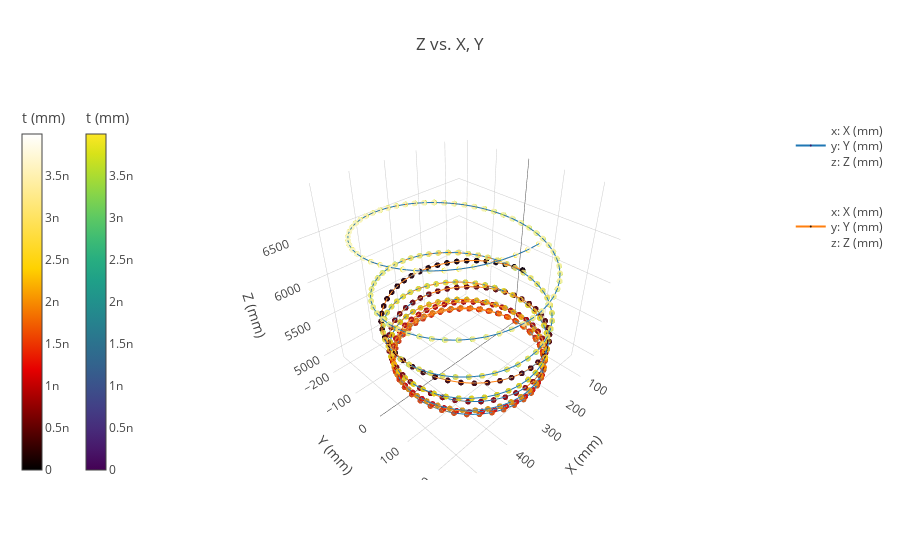

The notebook cell this image was saved under:
### Code cell
df1 = x_i
#df1 = x_m
#df2 = x_m
df2 = df1_77
#scatter3d(df1.X,df1.Y,df1.Z,scale_list=[df1.t],mode_list=['markers+lines'],units_list=[('mm','mm','mm')],inline=True)
fig = scatter3d([df1.X,df2.X],[df1.Y,df2.Y],[df1.Z,df2.Z],scale_list=[df1.t,df2.t],mode_list=2*['markers+lines'],
          units_list=2*[('mm','mm','mm')],colors_list=['Viridis','Hot'],inline=True)

### Figure 1 — Plotly figure (JSON) as saved in the notebook; plotly's stock layout.template omitted (floating-point values rounded to 4 significant figures; data arrays with more than 128 entries replaced by an {"elided": "..."} marker saying what was removed)
{"data": [{"marker": {"cauto": false, "cmax": 3.991e-09, "cmin": 0, "color": {"elided": "400 float values"}, "colorbar": {"thickness": 20, "title": "t (mm)", "x": -0.1, "y": 0.5}, "colorscale": "Viridis", "opacity": 0.8, "reversescale": false, "showscale": true, "size": 2}, "mode": "markers+lines", "name": "<br>x: X (mm)<br>y: Y (mm)<br>z: Z (mm)<br>", "type": "scatter3d", "uid": "9ae1805a-a9d2-419e-a497-14ae311f9852", "x": {"elided": "400 float values"}, "y": {"elided": "400 float values"}, "z": {"elided": "400 float values"}}, {"marker": {"cauto": false, "cmax": 3.991e-09, "cmin": 0, "color": {"elided": "400 float values"}, "colorbar": {"thickness": 20, "title": "t (mm)", "x": -0.2, "y": 0.5}, "colorscale": "Hot", "opacity": 0.8, "reversescale": false, "showscale": true, "size": 2}, "mode": "markers+lines", "name": "<br>x: X (mm)<br>y: Y (mm)<br>z: Z (mm)<br>", "type": "scatter3d", "uid": "9213c3ce-e360-48e1-b7db-41c7bbe3dc27", "x": {"elided": "400 float values"}, "y": {"elided": "400 float values"}, "z": {"elided": "400 float values"}}], "layout": {"scene": {"xaxis": {"title": "X (mm)"}, "yaxis": {"title": "Y (mm)"}, "zaxis": {"title": "Z (mm)"}}, "showlegend": true, "title": "Z vs. X, Y"}}
